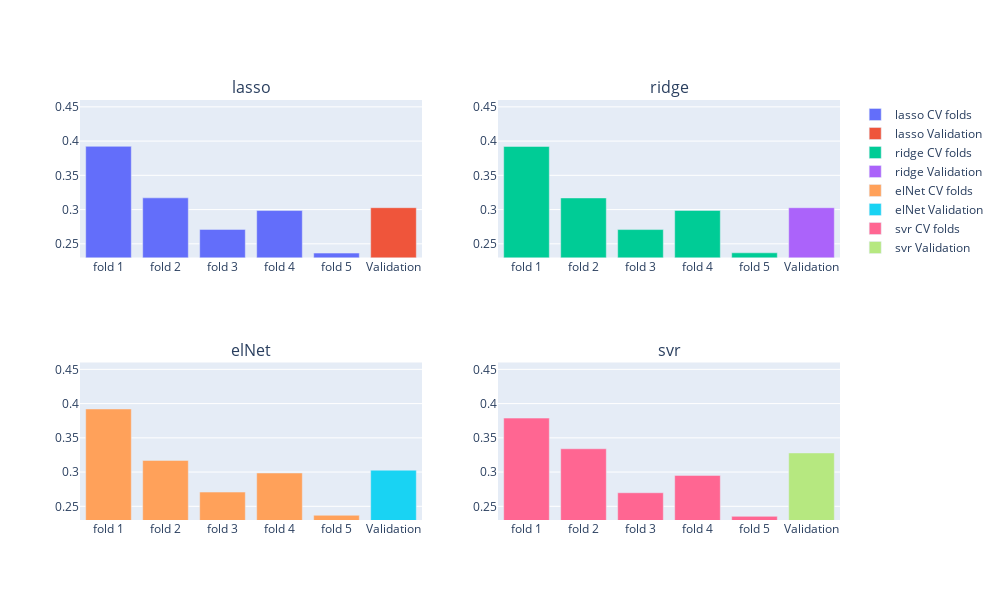

Source (notebook cell):
### Code cell
md.plot_stacking_scores(st_cv_scores, st_val_scores, mode='folds', items_per_row=2)

### Figure 1 — Plotly figure (JSON) as saved in the notebook; plotly's stock layout.template omitted (floating-point values rounded to 4 significant figures)
{"data": [{"name": "lasso CV folds", "type": "bar", "x": ["fold 1", "fold 2", "fold 3", "fold 4", "fold 5"], "xaxis": "x", "y": [0.3923, 0.3171, 0.271, 0.2986, 0.2364], "yaxis": "y"}, {"name": "lasso Validation", "type": "bar", "x": ["Validation"], "xaxis": "x", "y": [0.3027], "yaxis": "y"}, {"name": "ridge CV folds", "type": "bar", "x": ["fold 1", "fold 2", "fold 3", "fold 4", "fold 5"], "xaxis": "x2", "y": [0.3922, 0.317, 0.2708, 0.2987, 0.2369], "yaxis": "y2"}, {"name": "ridge Validation", "type": "bar", "x": ["Validation"], "xaxis": "x2", "y": [0.3027], "yaxis": "y2"}, {"name": "elNet CV folds", "type": "bar", "x": ["fold 1", "fold 2", "fold 3", "fold 4", "fold 5"], "xaxis": "x3", "y": [0.3922, 0.317, 0.2708, 0.2987, 0.2369], "yaxis": "y3"}, {"name": "elNet Validation", "type": "bar", "x": ["Validation"], "xaxis": "x3", "y": [0.3027], "yaxis": "y3"}, {"name": "svr CV folds", "type": "bar", "x": ["fold 1", "fold 2", "fold 3", "fold 4", "fold 5"], "xaxis": "x4", "y": [0.3788, 0.334, 0.2698, 0.2951, 0.2353], "yaxis": "y4"}, {"name": "svr Validation", "type": "bar", "x": ["Validation"], "xaxis": "x4", "y": [0.3279], "yaxis": "y4"}], "layout": {"annotations": [{"font": {"size": 16}, "showarrow": false, "text": "lasso", "x": 0.225, "xanchor": "center", "xref": "paper", "y": 1, "yanchor": "bottom", "yref": "paper"}, {"font": {"size": 16}, "showarrow": false, "text": "ridge", "x": 0.775, "xanchor": "center", "xref": "paper", "y": 1, "yanchor": "bottom", "yref": "paper"}, {"font": {"size": 16}, "showarrow": false, "text": "elNet", "x": 0.225, "xanchor": "center", "xref": "paper", "y": 0.375, "yanchor": "bottom", "yref": "paper"}, {"font": {"size": 16}, "showarrow": false, "text": "svr", "x": 0.775, "xanchor": "center", "xref": "paper", "y": 0.375, "yanchor": "bottom", "yref": "paper"}], "barmode": "group", "height": 600, "showlegend": true, "width": 1000, "xaxis": {"anchor": "y", "domain": [0, 0.45]}, "xaxis2": {"anchor": "y2", "domain": [0.55, 1]}, "xaxis3": {"anchor": "y3", "domain": [0, 0.45]}, "xaxis4": {"anchor": "y4", "domain": [0.55, 1]}, "yaxis": {"anchor": "x", "domain": [0.625, 1], "range": [0.23, 0.46]}, "yaxis2": {"anchor": "x2", "domain": [0.625, 1], "range": [0.23, 0.46]}, "yaxis3": {"anchor": "x3", "domain": [0, 0.375], "range": [0.23, 0.46]}, "yaxis4": {"anchor": "x4", "domain": [0, 0.375], "range": [0.23, 0.46]}}}
